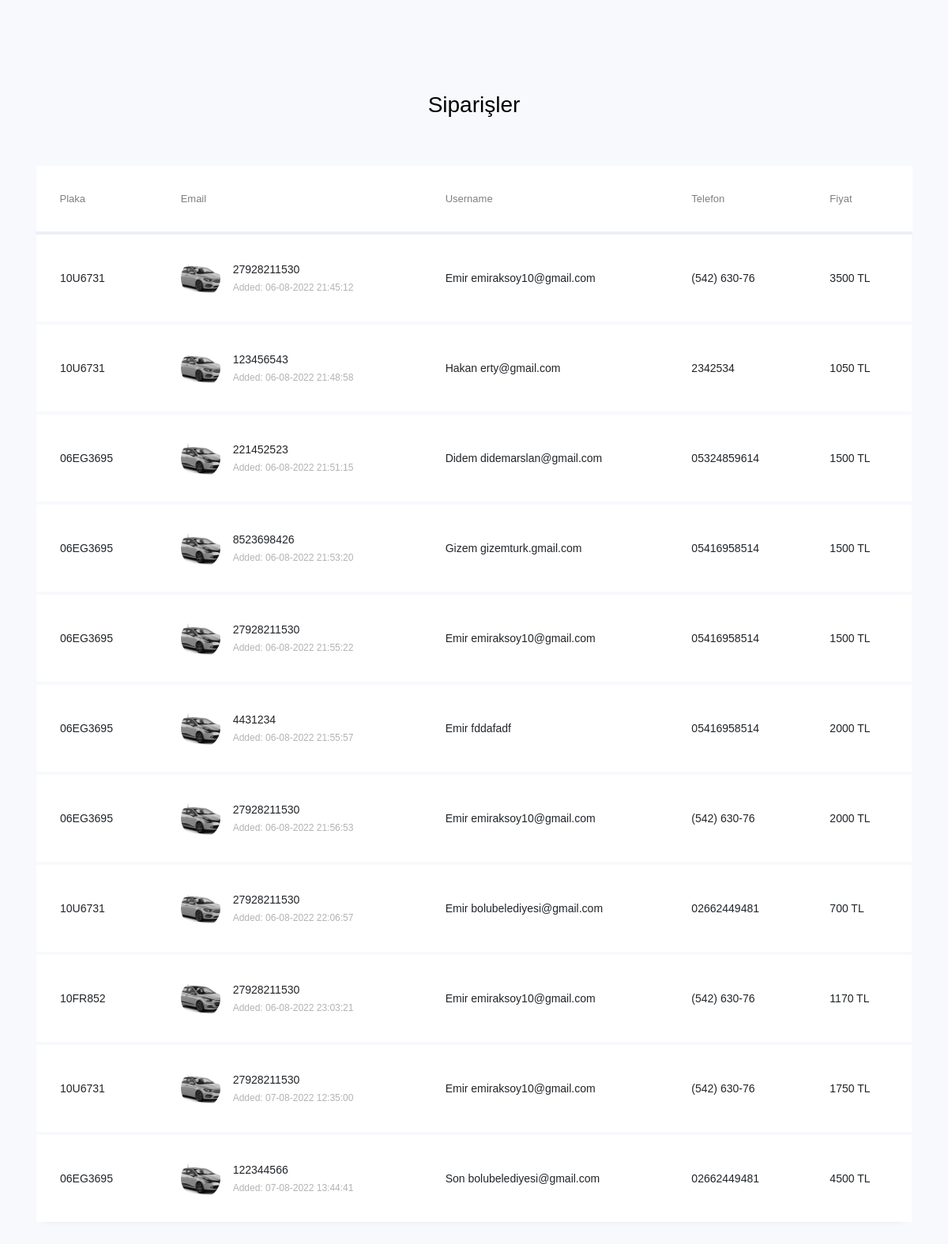
Page /admin_panel.php on the committed database.
### tables this page shows
CREATE TABLE `siparis` (
  `id` int(11) NOT NULL,
  `ad` varchar(50) NOT NULL,
  `soyad` varchar(50) NOT NULL,
  `tel` varchar(12) NOT NULL,
  `mail` varchar(75) NOT NULL,
  `tc` varchar(11) NOT NULL,
  `plaka` varchar(15) NOT NULL,
  `toplam` int(11) NOT NULL,
  `tarih` varchar(25) NOT NULL
);

### admin_panel.php (the view, shortened to what this page needs)
<!doctype html>
<html lang="en">
  <head>
	<link rel="stylesheet" href="https://stackpath.bootstrapcdn.com/font-awesome/4.7.0/css/font-awesome.min.css">
	<link rel="stylesheet" href="css/tablestyle.css">
	</head>
	<body>
	<section class="ftco-section">
		<div class="container">
			<div class="row justify-content-center">
				<div class="col-md-6 text-center mb-5">
					<h2 class="heading-section">Siparişler</h2>
				</div>
			</div>
			<div class="row">
				<div class="col-md-12">
					<div class="table-wrap">
						<table class="table table-responsive-xl">
						  <thead>
						    <tr>
						    	<th>Plaka</th>
						    	<th>Email</th>
						      <th>Username</th>
						      <th>Telefon</th>
						      <th>Fiyat</th>
						    </tr>
						  </thead>
						  <tbody>
                          <?php
        include("bag.php");
        $sec= "SELECT ad,soyad,tel,mail,tc,plaka,toplam,tarih FROM siparis";
        $sonuc= $baglan->query($sec);
        if ($sonuc->num_rows > 0)
      {
        while($cek = $sonuc->fetch_assoc())
         {
          $urun="
          <tr class='alert' role='alert'>
          <td>
          ".$cek['plaka']."
          </td>
        <td class='d-flex align-items-center'>
            <div class='img' style='background-image: url(img/".$cek['plaka'].".jpg);'></div>
            <div class='pl-3 email'>
                <span>".$cek['mail']."</span>
                <span>Added: ".$cek['tarih']."</span>
            </div>
        </td>
        <td>".$cek['ad']." ".$cek['soyad']."</td>
        <td >".$cek['tel']."</td>
        <td>
          <span aria-hidden='true'>".$cek['toplam']." "." TL"."</span>
        </button>
      </td>
      </tr>";
          echo $urun;
         }
        }
        ?>
						  </tbody>
						</table>
					</div>
				</div>
			</div>
		</div>
	</section>
	</body>
</html>

### rows in the picture
siparis: plaka "10U6731", plaka (picture), mail "27928211530", tarih "06-08-2022 21:45:12", ad "Emir", soyad "emiraksoy10@gmail.com", tel "(542) 630-76", toplam "3500"
siparis: plaka "10U6731", plaka (picture), mail "123456543", tarih "06-08-2022 21:48:58", ad "Hakan", soyad "erty@gmail.com", tel "2342534", toplam "1050"
siparis: plaka "06EG3695", plaka (picture), mail "221452523", tarih "06-08-2022 21:51:15", ad "Didem", soyad "didemarslan@gmail.com", tel "05324859614", toplam "1500"
siparis: plaka "06EG3695", plaka (picture), mail "8523698426", tarih "06-08-2022 21:53:20", ad "Gizem", soyad "gizemturk.gmail.com", tel "05416958514", toplam "1500"
siparis: plaka "06EG3695", plaka (picture), mail "27928211530", tarih "06-08-2022 21:55:22", ad "Emir", soyad "emiraksoy10@gmail.com", tel "05416958514", toplam "1500"
siparis: plaka "06EG3695", plaka (picture), mail "4431234", tarih "06-08-2022 21:55:57", ad "Emir", soyad "fddafadf", tel "05416958514", toplam "2000"
siparis: plaka "06EG3695", plaka (picture), mail "27928211530", tarih "06-08-2022 21:56:53", ad "Emir", soyad "emiraksoy10@gmail.com", tel "(542) 630-76", toplam "2000"
siparis: plaka "10U6731", plaka (picture), mail "27928211530", tarih "06-08-2022 22:06:57", ad "Emir", soyad "bolubelediyesi@gmail.com", tel "02662449481", toplam "700"
siparis: plaka "10FR852", plaka (picture), mail "27928211530", tarih "06-08-2022 23:03:21", ad "Emir", soyad "emiraksoy10@gmail.com", tel "(542) 630-76", toplam "1170"
siparis: plaka "10U6731", plaka (picture), mail "27928211530", tarih "07-08-2022 12:35:00", ad "Emir", soyad "emiraksoy10@gmail.com", tel "(542) 630-76", toplam "1750"
siparis: plaka "06EG3695", plaka (picture), mail "122344566", tarih "07-08-2022 13:44:41", ad "Son", soyad "bolubelediyesi@gmail.com", tel "02662449481", toplam "4500"
